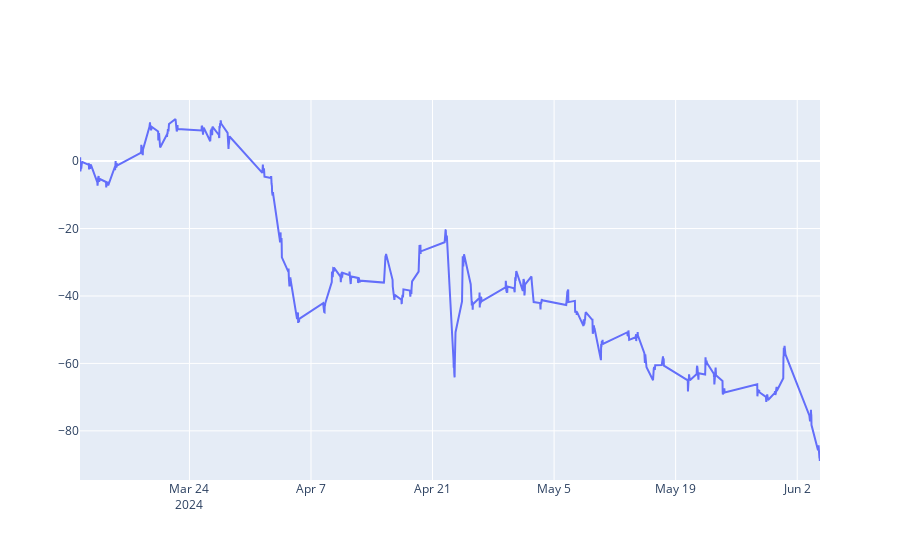

The code cell stored with this chart in its notebook:
### Code cell
# Plot the difference between the two tickers

fig = go.Figure()
fig.add_trace(go.Scatter(x=tsm_qcom_dif.index, y=tsm_qcom_dif, name='TSM-QCOM'))

fig.show()

### Figure 1 — Plotly figure (JSON) as saved in the notebook; plotly's stock layout.template omitted (floating-point values rounded to 4 significant figures; data arrays with more than 128 entries replaced by an {"elided": "..."} marker saying what was removed)
{"data": [{"name": "TSM-QCOM", "type": "scatter", "x": {"elided": "779 str values"}, "y": {"elided": "779 float values"}}], "layout": {}}
